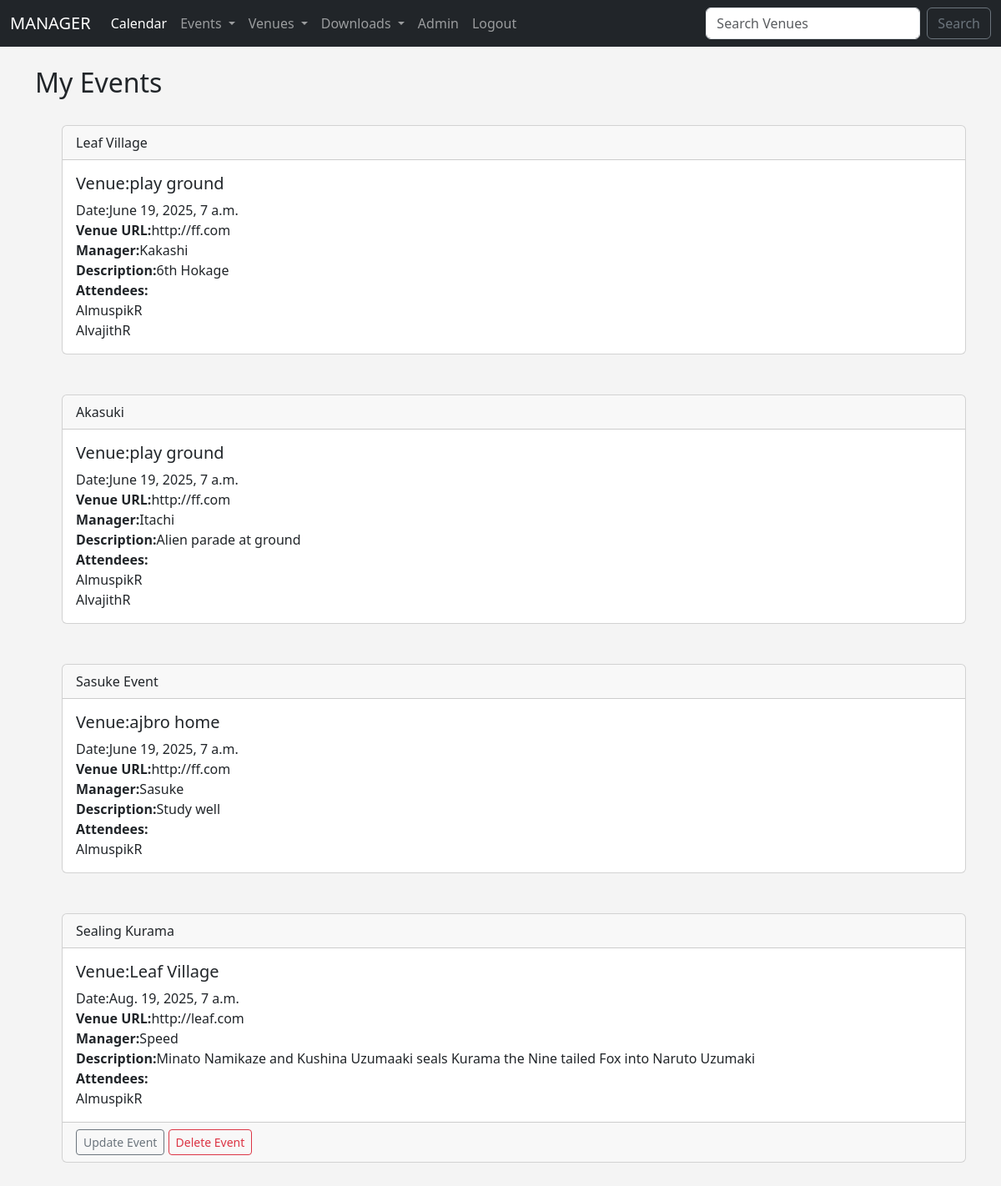
The app's page /my_events (signed in) with its own data.
### events/models.py (models this page shows, shortened)
class Event(models.Model):
    name = models.CharField('Event Name', max_length=120)
    event_date = models.DateTimeField('event date')
    venue = models.ForeignKey(Venue, blank=True, null=True, on_delete=models.CASCADE)
    manager =models.ForeignKey(User, blank=True, null= True, on_delete=models.SET_NULL)
    description = models.TextField(blank=True)
    attendees = models.ManyToManyField(MyClubUser, blank=True)
    approved = models.BooleanField("Approved", default = False)

class Venue(models.Model):
    name = models.CharField('venue name', max_length=120)
    address = models.CharField(max_length=300)
    zip_code =models.CharField('zip code',max_length=15)
    phone = models.CharField('phone',max_length=15, blank= True)
    web = models.URLField('web address', blank= True)
    email_address = models.EmailField('Email', blank= True)
    owner = models.IntegerField("Venue Owner", blank = False, default = 1)
    venue_image = models.ImageField(null = True, blank=True, upload_to = "images/")
    def __str__(self):
        return self.name

class MyClubUser(models.Model):
    firstname = models.CharField( max_length=30)
    lastname = models.CharField(max_length=30)
    email = models. EmailField( 'User Email' )
    def __str__(self):
        return self.firstname + '' +self.lastname

### events/views.py (the view)
# urls.py: path('my_events', views.my_events, name='my_events'),
def my_events(request):
    if request.user.is_authenticated:
        me = request.user.id
        events = Event.objects.filter(attendees=request.user.id)
        return render(request, 'my_events.html', {'events':events})
    else:
        messages.success(request, ("You Can't view this page"))
        return redirect('home')

### events/templates/my_events.html (shortened to what this page needs)
{% extends 'base.html' %}
{% block content %}
    <h2>My Events</h2><br>
<ul>
    {% for event in events %}
    <div class="card">
        <div class="card-header">
            {{ event.name}}
        </div>
        <div class="card-body">
          <h5 class="card-title">Venue:{{ event.venue}}</h5>
          <p class="card-text">
               Date:{{ event.event_date}}</strong><br>
               <strong>Venue URL:</strong>{{ event.venue.web}} <br>
                <strong>Manager:</strong>{{ event.manager}} <br>
                <strong>Description:</strong>{{ event.description}} <br>
                <strong>Attendees:</strong> <br>
                {% for user in event.attendees.all %}
               {{ user }} <br>
                {% endfor %}
          </p></div>
        {% if user.is_authenticated %}
            {% if user == event.manager %}
                    <div class="card-footer text-body-secondary">
                    <a href="{% url 'update-event' event.id %}" class="btn btn-outline-secondary btn-sm">Update Event </a>
                    <a href="{% url 'delete-event' event.id %}" class="btn btn-outline-danger btn-sm">Delete Event </a>
                    </div>
            {% endif %}
        {% endif %}
        </div>
    <br> <br>
    {% endfor %}
</ul>
{% endblock %}

### events/templates/base.html (style rules this page uses)
body { background:#f4f4f4; }

### records on screen
Event: name "Leaf Village", venue "play ground", event_date "June 19, 2025, 7 a.m.", venue.web "http://ff.com", manager "Kakashi", description "6th Hokage"
MyClubUser: firstname+lastname "AlmuspikR"
MyClubUser: firstname+lastname "AlvajithR"
Event: name "Akasuki", venue "play ground", event_date "June 19, 2025, 7 a.m.", venue.web "http://ff.com", manager "Itachi", description "Alien parade at ground"
Event: name "Sasuke Event", venue "ajbro home", event_date "June 19, 2025, 7 a.m.", venue.web "http://ff.com", manager "Sasuke", description "Study well"
Event: name "Sealing Kurama", venue "Leaf Village", event_date "Aug. 19, 2025, 7 a.m.", venue.web "http://leaf.com", manager "Speed", description "Minato Namikaze and Kushina Uzumaaki seals Kurama the Nine tailed Fox into Naruto Uzumaki", shows "Update Event"
